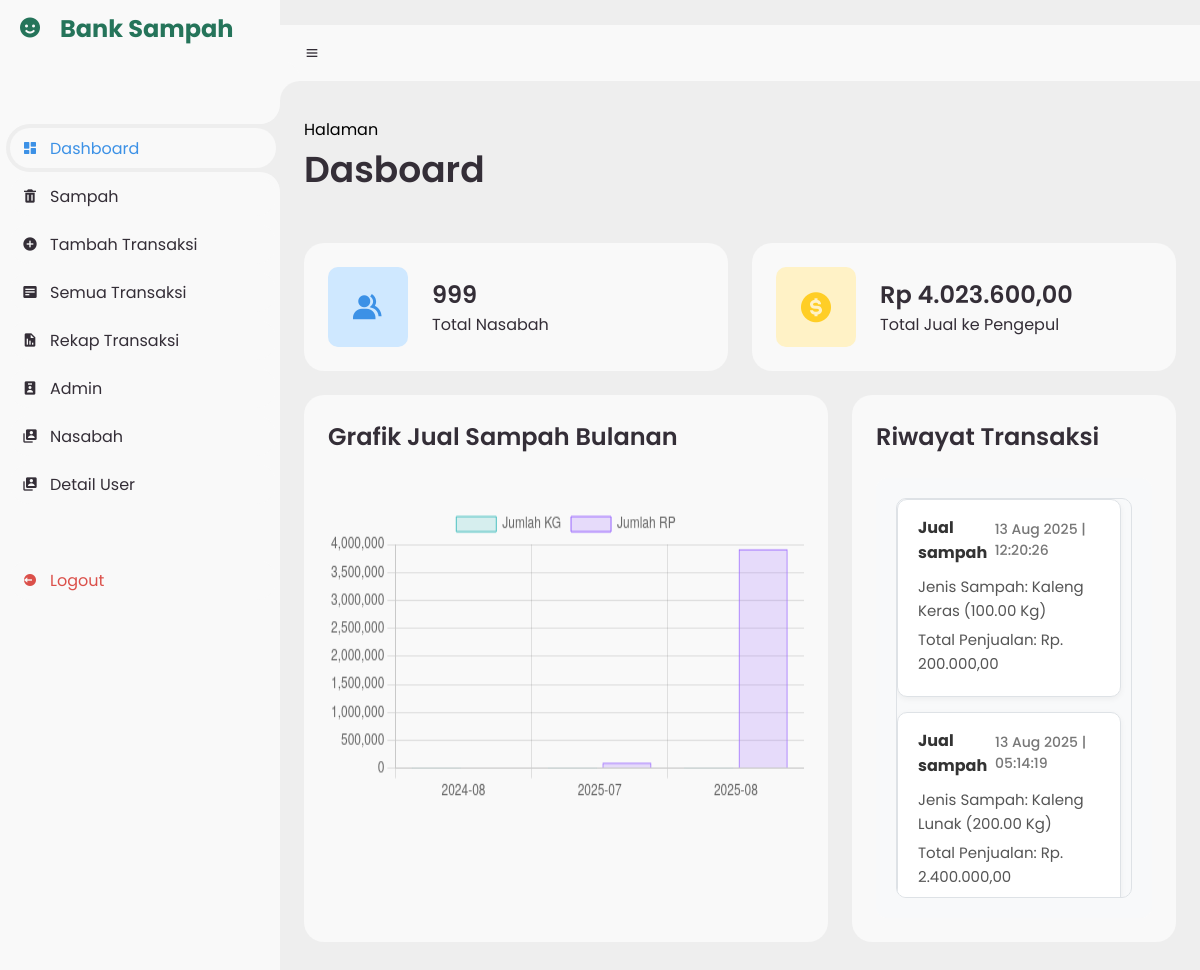
The page / (signed in) on the database its author committed.
### tables this page shows
CREATE TABLE `transaksi` (
  `no` int(11) NOT NULL,
  `id` varchar(200) NOT NULL,
  `id_user` int(11) DEFAULT NULL,
  `jenis_transaksi` varchar(50) NOT NULL,
  `date` date NOT NULL,
  `time` time NOT NULL
);

CREATE TABLE `sampah` (
  `id` varchar(200) NOT NULL,
  `id_kategori` varchar(200) NOT NULL,
  `jenis` varchar(40) NOT NULL,
  `harga` int(11) NOT NULL,
  `harga_pusat` int(11) DEFAULT 0,
  `jumlah` decimal(65,2) NOT NULL DEFAULT 0.00
);

CREATE TABLE `jual_sampah` (
  `no` int(11) NOT NULL,
  `id_transaksi` varchar(200) NOT NULL,
  `id_sampah` varchar(200) NOT NULL,
  `jumlah_kg` float NOT NULL,
  `harga_nasabah` float NOT NULL,
  `jumlah_rp` float NOT NULL
);

### fungsi.php (called while the page is built, shortened)
<?php
function getUserData($koneksi, $username)
{
    $query = "SELECT u.id, u.username, u.nama, u.nik, u.created_at AS tanggal_bergabung, u.role,
                     d.uang, d.emas
              FROM user u
              LEFT JOIN dompet d ON u.id = d.id_user
              WHERE u.username = ?";
    $stmt = $koneksi->prepare($query);
    $stmt->bind_param("s", $username);
    $stmt->execute();
    $result = $stmt->get_result();
    if ($result) {
        return $result->fetch_assoc();
    } else {
        die("Error fetching data: " . $koneksi->error);
    }
}

### views/dashboard/dashboard.php (the view, shortened to what this page needs)
<?php
include_once __DIR__ . '/../layouts/sidebar.php';
include_once __DIR__ . '/../../fungsi.php';
$username = $_SESSION['username'];
$data = getUserData($koneksi, $username);
$id_user = $data['id'];
$sqlTransaksi = "
SELECT t.id AS id_transaksi, t.jenis_transaksi, t.date, t.time,
       ts.jenis_saldo, ts.jumlah_tarik,
       ss.id_sampah, ss.jumlah_kg, ss.jumlah_rp, s.jenis AS jenis_sampah,
       js.id_sampah AS id_jual_sampah, js.jumlah_kg AS jumlah_jual_kg, js.jumlah_rp AS total_penjualan, s.jenis AS jenis_jual_sampah,
       ps.jumlah, ps.hasil_konversi, ps.jenis_konversi,
       u.id AS id_user, u.username
FROM transaksi t
LEFT JOIN tarik_saldo ts ON t.id = ts.id_transaksi
LEFT JOIN setor_sampah ss ON t.id = ss.id_transaksi
LEFT JOIN jual_sampah js ON t.id = js.id_transaksi
LEFT JOIN pindah_saldo ps ON t.id = ps.id_transaksi
LEFT JOIN user u ON t.id_user = u.id
LEFT JOIN sampah s ON ss.id_sampah = s.id OR js.id_sampah = s.id
WHERE u.id = ?
ORDER BY t.date DESC, t.time DESC
";
$stmtTransaksi = $koneksi->prepare($sqlTransaksi);
$stmtTransaksi->bind_param("i", $id_user);
$stmtTransaksi->execute();
$resultTransaksi = $stmtTransaksi->get_result();
$sqlMenabung = "
    SELECT
        MAX(t.date) AS terakhir_menabung,
        COUNT(DISTINCT CONCAT(t.date, ' ', DATE_FORMAT(t.time, '%H:%i'))) AS frekuensi_menabung
    FROM
        transaksi t
    JOIN
        setor_sampah ss ON t.id = ss.id_transaksi
    WHERE
        t.id_user = ?
";
$stmtMenabung = $koneksi->prepare($sqlMenabung);
$stmtMenabung->bind_param("i", $id_user);
$stmtMenabung->execute();
$resultMenabung = $stmtMenabung->get_result();
if ($resultMenabung && $rowMenabung = $resultMenabung->fetch_assoc()) {
    $data['terakhir_menabung'] = $rowMenabung['terakhir_menabung'];
    $data['frekuensi_menabung'] = $rowMenabung['frekuensi_menabung'];
} else {
    $data['terakhir_menabung'] = null;
    $data['frekuensi_menabung'] = 0;
}
if ($data['role'] == 'admin') {
    $sqlChart = "
    SELECT DATE_FORMAT(t.date, '%Y-%m') AS month,
           SUM(js.jumlah_kg) AS total_kg,
           SUM(js.jumlah_rp) AS total_rp
    FROM transaksi t
    JOIN jual_sampah js ON t.id = js.id_transaksi
    WHERE t.jenis_transaksi = 'jual_sampah'
    GROUP BY month
    ORDER BY month ASC";
    $stmt = $koneksi->prepare($sqlChart);
}
$stmt->execute();
$resultChart = $stmt->get_result();
$months = $totalKg = $totalRp = [];
while ($row = $resultChart->fetch_assoc()) {
    $months[] = $row['month'];
    $totalKg[] = $row['total_kg'];
    $totalRp[] = $row['total_rp'];
}
$queryNasabah = mysqli_query($koneksi, "SELECT COUNT(*) AS total_nasabah FROM user WHERE role = 'nasabah' AND status = 1");
$dataNasabah = mysqli_fetch_assoc($queryNasabah);
$totalNasabah = $dataNasabah['total_nasabah'];
$queryJual = mysqli_query($koneksi, "SELECT SUM(jumlah_rp) AS total_jual FROM jual_sampah");
$dataJual = mysqli_fetch_assoc($queryJual);
$totalJual = $dataJual['total_jual'] ?? 0;
?>
<!DOCTYPE html>
<html lang="en">
<head>
    <link href='https://unpkg.com/boxicons@2.0.9/css/boxicons.min.css' rel='stylesheet'>
    <link rel="stylesheet" href="/bank_sampah1/assets/css/style.css">
    <link rel="stylesheet" href="https://cdnjs.cloudflare.com/ajax/libs/font-awesome/6.5.0/css/all.min.css">
    <link rel="stylesheet" href="https://code.jquery.com/ui/1.12.1/themes/base/jquery-ui.css">
</head>
<body>
    <section id="content">
        <nav class="navbar">
            <i class='bx bx-menu'></i>
        </nav>
        <main>
            <div class="head-title">
                <div class="left">
                    <span>Halaman</span>
                    <h1>Dasboard</h1>
                </div>
            </div>
            <ul class="box-info">
                <?php if ($_SESSION['role'] === 'admin') : ?>
                    <li>
                        <i class='bx bxs-group'></i>
                        <span class="text">
                            <h3><?php echo $totalNasabah; ?></h3>
                            <p>Total Nasabah</p>
                        </span>
                    </li>
                    <li>
                        <i class='bx bxs-dollar-circle'></i>
                        <span class="text">
                            <h3>Rp <?php echo number_format($totalJual, 2, ',', '.'); ?></h3>
                            <p>Total Jual ke Pengepul</p>
                        </span>
                    </li>
                <?php endif; ?>
            </ul>
            <div class="table-data">
                <div class="order">
                    <div class="head">
                        <div class="grafik-penyetoran">
                            <?php if ($data['role'] == 'nasabah'): ?>
                                <h3>Grafi Setor Sampah Bulanan</h3><br><br>
                            <?php else: ?>
                                <h3>Grafik Jual Sampah Bulanan</h3><br><br>
                            <?php endif; ?>
                            <canvas id="setorSampahChart"></canvas>
                        </div>
                    </div>
                </div>
                <div class="todo">
                    <div class="head">
                        <h3>Riwayat Transaksi</h3>
                    </div>
                    <div class="history">
                        <div class="transaction-list">
                            <?php
                            if ($resultTransaksi->num_rows > 0) {
                                $transaksiData = [];
                                while ($row = $resultTransaksi->fetch_assoc()) {
                                    $transaksiData[$row['id_transaksi']][] = $row;
                                }
                                foreach ($transaksiData as $idTransaksi => $items) {
                                    $firstRow = $items[0];
                                    echo "<div class='transaction-item'>";
                                    echo "<div class='transaction-header'>";
                                    echo "<strong>" . ucfirst(str_replace('_', ' ', $firstRow['jenis_transaksi'])) . "</strong>";
                                    echo "<span class='transaction-date'>" . date('d M Y', strtotime($firstRow['date'])) .
                                        " | " . date('H:i:s', strtotime($firstRow['time'])) . "</span>";
                                    echo "</div>";
                                    echo "<div class='transaction-body'>";
                                    foreach ($items as $row) {
                                        switch ($row['jenis_transaksi']) {
                                            case 'jual_sampah':
                                                echo "<div>Jenis Sampah: " . ucfirst($row['jenis_jual_sampah']) .
                                                    " (" . number_format($row['jumlah_jual_kg'], 2) . " Kg)</div>";
                                                echo "<div>Total Penjualan: Rp. " . number_format($row['total_penjualan'], 2, ',', '.') . "</div>";
                                                break;
                                        }
                                    }
                                    echo "</div></div>";
                                }
                            } else {
                                echo "<p>Tidak ada transaksi ditemukan.</p>";
                            }
                            ?>
                        </div>
                    </div>
                </div>
            </div>
            <script>
                // Data untuk grafik setor/jual sampah
                const ctx = document.getElementById('setorSampahChart').getContext('2d');
                const chartData = {
                    labels: <?php echo json_encode($months); ?>,
                    datasets: [{
                            label: 'Jumlah KG',
                            data: <?php echo json_encode($totalKg); ?>,
                            backgroundColor: 'rgba(75, 192, 192, 0.2)',
                            borderColor: 'rgba(75, 192, 192, 1)',
                            borderWidth: 1
                        },
                        {
                            label: 'Jumlah RP',
                            data: <?php echo json_encode($totalRp); ?>,
                            backgroundColor: 'rgba(153, 102, 255, 0.2)',
                            borderColor: 'rgba(153, 102, 255, 1)',
                            borderWidth: 1
                        }
                    ]
                };
                const chartOptions = {
                    scales: {
                        y: {
                            beginAtZero: true
                        }
                    }
                };
                const setorSampahChart = new Chart(ctx, {
                    type: 'bar',
                    data: chartData,
                    options: chartOptions
                });
            </script>
        </main>
    </section>
</body>
</html>

### index.php (shortened to what this page needs)
<?php
require_once(__DIR__ . '/config/koneksi.php');
$page = $_GET['page'] ?? 'dashboard';
switch ($page) {
    case 'dashboard':
        include 'views/dashboard/dashboard.php';
        break;
}

### views/layouts/sidebar.php (shortened to what this page needs)
<?php
$user_role = $_SESSION['role'] ?? '';
?>
<!DOCTYPE html>
<html lang="en">
<head>
    <link rel="stylesheet" href="/bank_sampah1/assets/css/style.css">
    <link href='https://unpkg.com/boxicons@2.1.4/css/boxicons.min.css' rel='stylesheet'>
</head>
<body>
    <section id="sidebar">
        <a href="#" class="brand">
            <i class='bx bxs-smile'></i>
            <span class="text">Bank Sampah</span>
        </a>
        <?php
        $current_page = $_GET['page'] ?? 'dashboard';
        ?>
        <ul class="side-menu top">
            <li class="<?= $current_page === 'dashboard' ? 'active' : '' ?>">
                <a href="index.php?page=dashboard">
                    <i class='bx bxs-dashboard'></i>
                    <span class="text">Dashboard</span>
                </a>
            </li>
            <?php if ($user_role === 'admin') : ?>
                <li class="<?= in_array($current_page, ['sampah', 'tambah_sampah', 'edit_sampah', 'manage_kategori', 'ubah_sampah']) ? 'active' : '' ?>">
                    <a href="index.php?page=sampah">
                        <i class='bx bxs-trash'></i>
                        <span class="text">Sampah</span>
                    </a>
                </li>
                <li class="<?= in_array($current_page, ['setor_sampah', 'tarik_saldo', 'jual_sampah']) ? 'active' : '' ?>">
                    <a href="index.php?page=setor_sampah">
                        <i class='bx bxs-plus-circle'></i>
                        <span class="text">Tambah Transaksi</span>
                    </a>
                </li>
                <li class="<?= $current_page === 'semua_transaksi' ? 'active' : '' ?>">
                    <a href="index.php?page=semua_transaksi">
                        <i class='bx bxs-detail'></i>
                        <span class="text">Semua Transaksi</span>
                    </a>
                </li>
                <li class="<?= $current_page === 'rekap_transaksi' ? 'active' : '' ?>">
                    <a href="index.php?page=rekap_transaksi">
                        <i class='bx bxs-report'></i>
                        <span class="text">Rekap Transaksi</span>
                    </a>
                </li>
                <li class="<?= in_array($current_page, ['admin', 'tambah_admin', 'ubah_admin']) ? 'active' : '' ?>">
                    <a href="index.php?page=admin">
                        <i class='bx bxs-user-badge'></i>
                        <span class="text">Admin</span>
                    </a>
                </li>
                <li class="<?= in_array($current_page, ['nasabah', 'tambah_nasabah', 'ubah_nasabah', 'detail_nasabah']) ? 'active' : '' ?>">
                    <a href="index.php?page=nasabah">
                        <i class='bx bxs-user-account'></i>
                        <span class="text">Nasabah</span>
                    </a>
                </li>
            <?php endif; ?>
            <?php if (in_array($user_role, ['admin', 'nasabah'])) : ?>
                <li class="<?= in_array($current_page, ['detail_user', 'ubah_password']) ? 'active' : '' ?>">
                    <a href="index.php?page=detail_user">
                        <i class='bx bxs-user-account'></i>
                        <span class="text">Detail User</span>
                    </a>
                </li>
            <?php endif; ?>
        </ul>
        <ul class="side-menu">
            <li>
                <a href="index.php?page=login" class="logout">
                    <i class='bx bxs-log-out-circle'></i>
                    <span class="text">Logout</span>
                </a>
            </li>
        </ul>
    </section>
</body>
</html>

### views/layouts/sidebar.php (style rules this page uses)
* { font-family: 'Poppins', sans-serif; }

### rows shown on the page
transaksi: jenis_transaksi "Jual sampah", date "13 Aug 2025", time "12:20:26", sampah.jenis "Kaleng Keras", jual_sampah.jumlah_kg "100.00", jual_sampah.jumlah_rp "200.000,00"
transaksi: jenis_transaksi "Jual sampah", date "13 Aug 2025", time "05:14:19", sampah.jenis "Kaleng Lunak", jual_sampah.jumlah_kg "200.00", jual_sampah.jumlah_rp "2.400.000,00"

### other values the page prints
$totalNasabah "999"
$totalJual "4.023.600,00"
chart data {{ json_encode($months) }} ["2024-08","2025-07","2025-08"]
chart data {{ json_encode($totalKg) }} [6,52,457]
chart data {{ json_encode($totalRp) }} [14400,95200,3914000]
